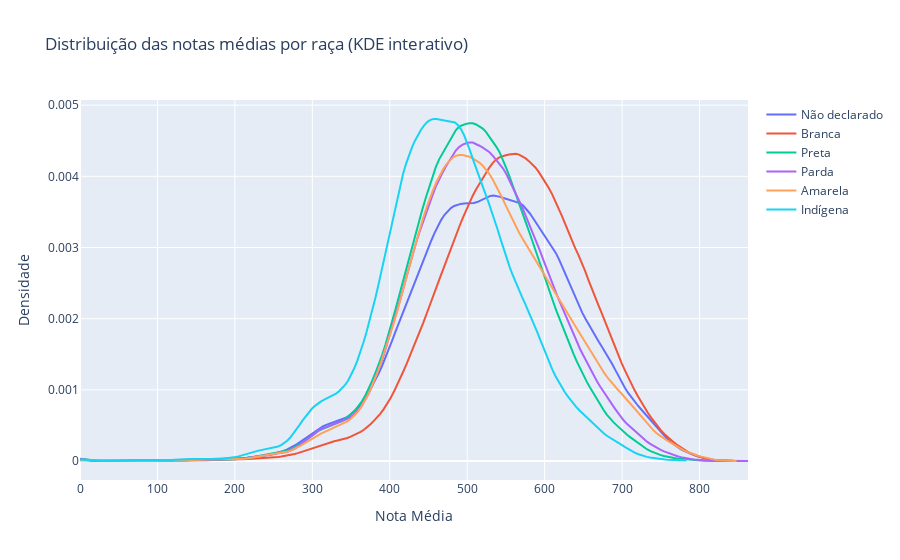

Notebook code for this chart:
### Code cell
import plotly.graph_objects as go
from scipy.stats import gaussian_kde
import numpy as np
import pandas as pd

# Mapeia raças
map_raca = {
    0: 'Não declarado',
    1: 'Branca',
    2: 'Preta',
    3: 'Parda',
    4: 'Amarela',
    5: 'Indígena'
}

# Prepara os dados: filtra "não declarado" e mapeia nome da raça
df_plot = df_enem[df_enem['TP_COR_RACA'].isin(map_raca.keys())].copy()
df_plot['RACA_NOME'] = df_plot['TP_COR_RACA'].map(map_raca)

# Gera figura
fig = go.Figure()

# Adiciona uma linha para cada raça
for raca, nome in map_raca.items():
    dados = df_plot[df_plot['TP_COR_RACA'] == raca]['NOTA_MEDIA'].dropna()
    if len(dados) < 2:
        continue  # pula se não houver dados suficientes para KDE
    
    kde = gaussian_kde(dados)
    x_vals = np.linspace(dados.min(), dados.max(), 200)
    y_vals = kde(x_vals)

    fig.add_trace(go.Scatter(
        x=x_vals,
        y=y_vals,
        mode='lines',
        name=nome,
        visible=True
    ))

# Layout interativo
fig.update_layout(
    title="Distribuição das notas médias por raça (KDE interativo)",
    xaxis_title="Nota Média",
    yaxis_title="Densidade",
    hovermode="x unified"
)

fig.show()

### Figure 1 — Plotly figure (JSON) as saved in the notebook; plotly's stock layout.template omitted (floating-point values rounded to 4 significant figures; data arrays with more than 128 entries replaced by an {"elided": "..."} marker saying what was removed)
{"data": [{"mode": "lines", "name": "Não declarado", "type": "scatter", "visible": true, "x": {"elided": "200 float values"}, "y": {"elided": "200 float values"}}, {"mode": "lines", "name": "Branca", "type": "scatter", "visible": true, "x": {"elided": "200 float values"}, "y": {"elided": "200 float values"}}, {"mode": "lines", "name": "Preta", "type": "scatter", "visible": true, "x": {"elided": "200 float values"}, "y": {"elided": "200 float values"}}, {"mode": "lines", "name": "Parda", "type": "scatter", "visible": true, "x": {"elided": "200 float values"}, "y": {"elided": "200 float values"}}, {"mode": "lines", "name": "Amarela", "type": "scatter", "visible": true, "x": {"elided": "200 float values"}, "y": {"elided": "200 float values"}}, {"mode": "lines", "name": "Indígena", "type": "scatter", "visible": true, "x": {"elided": "200 float values"}, "y": {"elided": "200 float values"}}], "layout": {"hovermode": "x unified", "title": {"text": "Distribuição das notas médias por raça (KDE interativo)"}, "xaxis": {"title": {"text": "Nota Média"}}, "yaxis": {"title": {"text": "Densidade"}}}}
